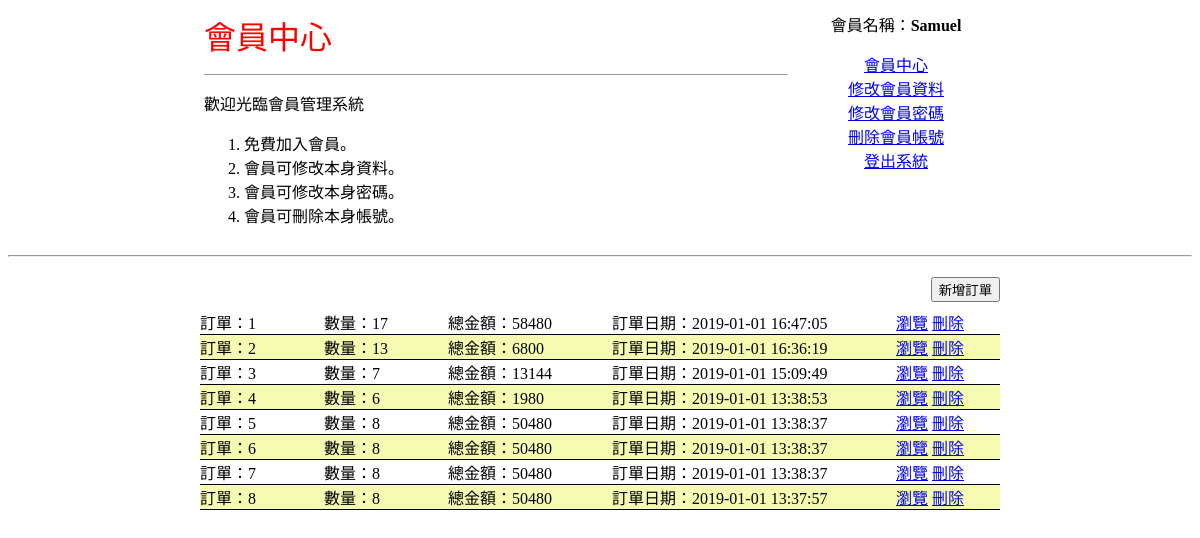
The page /member/member_center.php (signed in) on the database its author committed.
### tables this page shows
CREATE TABLE `member` (
  `id` int(11) NOT NULL auto_increment,
  `name` varchar(20) NOT NULL COMMENT '姓名',
  `account` varchar(20) NOT NULL COMMENT '帳號',
  `password` varchar(20) NOT NULL COMMENT '密碼',
  `email` varchar(100) default NULL COMMENT '電子郵件',
  `phone` varchar(20) default NULL COMMENT '電話',
  `address` varchar(100) default NULL COMMENT '地址',
  `create_date` datetime default current_timestamp COMMENT "建立時間",
  PRIMARY KEY  (`id`),
  UNIQUE KEY `account` (`account`)
);

CREATE TABLE `order` (
  `id` varchar(250) NOT NULL,
  `member_id` int(11) NOT NULL COMMENT '會員編號',
  `quantity` int(11) COMMENT '數量',
  `total` int(11) COMMENT '價錢',
  `status` int(2) COMMENT '狀態',
  `create_date` datetime default current_timestamp COMMENT "建立時間",
  PRIMARY KEY  (`id`)
);

### common/connMysql.php (called while the page is built, shortened)
<?php
  $db_host = "localhost";
  $db_username = "root";
  $db_password = "";
  $db_name = "my_shop";
  $member_table_name = "member";
  $order_table_name = "order";
  function getConn(){
    global $db_host, $db_username, $db_password, $db_name;
    $conn = new mysqli($db_host, $db_username, $db_password, $db_name);
    $conn->query("SET NAMES utf8");
    return $conn;
  }
  function sqlQuery($sql){
    $mysqli = getConn();
    $result = $mysqli->query($sql);
    $arr = array();
    while ($row = $result->fetch_assoc()) {
      array_push($arr, $row);
    }
    return $arr;
  }
  function getUser($account, $password){
    global $member_table_name;
    $sql = "SELECT * FROM _table_name_ WHERE account = '_account_' AND password = '_password_'";
    $sql = str_replace("_table_name_", $member_table_name, $sql);
    $sql = str_replace("_account_", $account, $sql);
    $sql = str_replace("_password_", $password, $sql);
    return sqlQuery($sql);
  }
  function getOrder($member_id){
    global $order_table_name, $order_item_table_name;
    $sql = "SELECT * FROM `_table_name_` WHERE member_id = _member_id_ AND status = 1 ORDER BY create_date DESC";
    $sql = str_replace("_table_name_", $order_table_name, $sql);
    $sql = str_replace("_member_id_", $member_id, $sql);
    $result = sqlQuery($sql);
    return $result;
  }
?>

### member/member_center.php (the view, shortened to what this page needs)
<?php
  require_once("../common/connMysql.php");
  $user = getUser($_SESSION["account"], $_SESSION["password"]);
  $user = $user[0];
  $orders = getOrder($user["id"]);
?>
<html>
<head>
  <link rel="stylesheet" type="text/css" href="../css/member_center.css">
</head>
<body>
<table width="800" border="0" align="center" cellpadding="4" cellspacing="0">
  <tr valign="top">
    <td>
      <p><font size="6" color="#FF0000">會員中心</font></p>
      <hr size="1" />
    	<p>歡迎光臨會員管理系統</p>
      <ol>
        <li>免費加入會員。</li>
        <li>會員可修改本身資料。</li>
        <li>會員可修改本身密碼。</li>
        <li>會員可刪除本身帳號。</li>
      </ol>
    </td>
    <td width="200">
      <?php require_once("menu.php"); ?>
    </td>
  </tr>
</table>
<hr>
<div class="order_box">
  <button class="addBtn">新增訂單</button>
  <div class="content">
    <?php
      for($itemNum = 0; $itemNum < count($orders); $itemNum++){
        $item = $orders[$itemNum];
    ?>
        <div class="order">
          <span class="order_sn">訂單：<?php echo $itemNum + 1 ?></span>
          <span class="order_qty">數量：<?php echo $item["quantity"] ?></span>
          <span class="order_total">總金額：<?php echo $item["total"] ?></span>
          <span class="order_time">訂單日期：<?php echo $item["create_date"] ?></span>
          <a href="order_view.php?id=<?php echo $item["id"]?>">瀏覽</a>
          <a href="#" onclick="deleteOrder('<?php echo $item["id"]?>')">刪除</a>
        </div>
    <?php
      }
    ?>
  </div>
</div>
</body>
</html>

### member/menu.php (shortened to what this page needs)
<?php
  require_once("../common/connMysql.php");
  $user = getUser($_SESSION["account"], $_SESSION["password"]);
  $user = $user[0];
?>
<div align="center">
  <p>會員名稱：<strong><?php echo $user["name"];?></strong></p>
  <p align="center">
    <a href="member_center.php">會員中心</a><br>
    <a href="member_update_form.php">修改會員資料</a><br>
    <a href="member_change_password_form.php">修改會員密碼</a><br>
    <a href="member_delete.php">刪除會員帳號</a><br>
    <a href="logout.php">登出系統</a><br>
  </p>
</div>

### css/member_center.css (style rules this page uses)
.order_box { width: 800px; height: 400px; margin: 20px auto; }
.order_box .addBtn { float: right; }
.order_box .content { position: relative; width: 100%; height: 100%; overflow-y: auto; margin-top: 1%; }
.order_box .content .order { width: 100%; border-bottom: solid 1px; }
.order_box .content .order:nth-child(even) { background: #f6fbb2; }
.order_box .content .order span { position: relative; display: inline-block; width: 15%; }
.order_box .content .order span.order_total { width: 20%; }
.order_box .content .order span.order_time { width: 35%; }

### rows shown on the page
member: name "Samuel"
order: quantity "17", total "58480", create_date "2019-01-01 16:47:05"
order: quantity "13", total "6800", create_date "2019-01-01 16:36:19"
order: quantity "7", total "13144", create_date "2019-01-01 15:09:49"
order: quantity "6", total "1980", create_date "2019-01-01 13:38:53"
order: quantity "8", total "50480", create_date "2019-01-01 13:38:37"
order: quantity "8", total "50480", create_date "2019-01-01 13:38:37"
order: quantity "8", total "50480", create_date "2019-01-01 13:38:37"
order: quantity "8", total "50480", create_date "2019-01-01 13:37:57"
